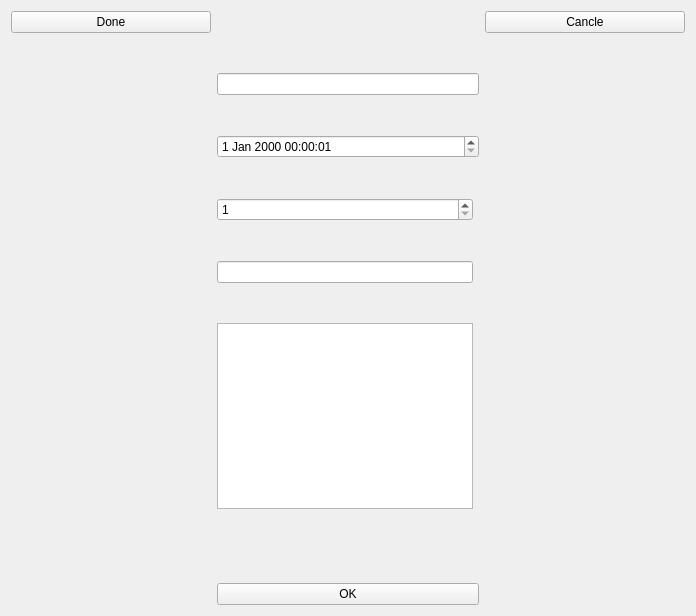
<?xml version="1.0" encoding="UTF-8"?>
<ui version="4.0">
 <class>Form</class>
 <widget class="QWidget" name="Form">
  <property name="geometry">
   <rect>
    <x>0</x>
    <y>0</y>
    <width>696</width>
    <height>616</height>
   </rect>
  </property>
  <property name="windowTitle">
   <string>Form</string>
  </property>
  <layout class="QVBoxLayout" name="verticalLayout">
   <item>
    <layout class="QGridLayout" name="gridLayout">
     <item row="0" column="3">
      <layout class="QHBoxLayout" name="horizontalLayout">
       <item>
        <widget class="QPushButton" name="cancelButton">
         <property name="text">
          <string>Cancle</string>
         </property>
        </widget>
       </item>
      </layout>
     </item>
     <item row="10" column="3">
      <spacer name="horizontalSpacer_3">
       <property name="orientation">
        <enum>Qt::Orientation::Horizontal</enum>
       </property>
       <property name="sizeHint" stdset="0">
        <size>
         <width>40</width>
         <height>20</height>
        </size>
       </property>
      </spacer>
     </item>
     <item row="7" column="1">
      <spacer name="verticalSpacer_3">
       <property name="orientation">
        <enum>Qt::Orientation::Vertical</enum>
       </property>
       <property name="sizeHint" stdset="0">
        <size>
         <width>20</width>
         <height>40</height>
        </size>
       </property>
      </spacer>
     </item>
     <item row="13" column="1" colspan="2">
      <widget class="QPushButton" name="okButton">
       <property name="text">
        <string>OK</string>
       </property>
      </widget>
     </item>
     <item row="2" column="1" colspan="2">
      <widget class="QLineEdit" name="titleLineEdit">
       <property name="accessibleName">
        <string comment="your Task Title" extracomment="your Task Title"/>
       </property>
      </widget>
     </item>
     <item row="10" column="0">
      <spacer name="horizontalSpacer_4">
       <property name="orientation">
        <enum>Qt::Orientation::Horizontal</enum>
       </property>
       <property name="sizeHint" stdset="0">
        <size>
         <width>40</width>
         <height>20</height>
        </size>
       </property>
      </spacer>
     </item>
     <item row="4" column="1" colspan="2">
      <widget class="QDateTimeEdit" name="deadlineDateEdit">
       <property name="dateTime">
        <datetime>
         <hour>0</hour>
         <minute>0</minute>
         <second>1</second>
         <year>2000</year>
         <month>1</month>
         <day>1</day>
        </datetime>
       </property>
      </widget>
     </item>
     <item row="13" column="0">
      <spacer name="horizontalSpacer_2">
       <property name="orientation">
        <enum>Qt::Orientation::Horizontal</enum>
       </property>
       <property name="sizeHint" stdset="0">
        <size>
         <width>40</width>
         <height>20</height>
        </size>
       </property>
      </spacer>
     </item>
     <item row="6" column="1">
      <widget class="QSpinBox" name="prioritySpinBox">
       <property name="minimum">
        <number>1</number>
       </property>
       <property name="maximum">
        <number>3</number>
       </property>
      </widget>
     </item>
     <item row="3" column="1">
      <spacer name="verticalSpacer_8">
       <property name="orientation">
        <enum>Qt::Orientation::Vertical</enum>
       </property>
       <property name="sizeHint" stdset="0">
        <size>
         <width>20</width>
         <height>40</height>
        </size>
       </property>
      </spacer>
     </item>
     <item row="8" column="1">
      <widget class="QLineEdit" name="tagLineEdit"/>
     </item>
     <item row="11" column="1">
      <spacer name="verticalSpacer_7">
       <property name="orientation">
        <enum>Qt::Orientation::Vertical</enum>
       </property>
       <property name="sizeHint" stdset="0">
        <size>
         <width>20</width>
         <height>40</height>
        </size>
       </property>
      </spacer>
     </item>
     <item row="0" column="1">
      <spacer name="horizontalSpacer">
       <property name="orientation">
        <enum>Qt::Orientation::Horizontal</enum>
       </property>
       <property name="sizeHint" stdset="0">
        <size>
         <width>40</width>
         <height>20</height>
        </size>
       </property>
      </spacer>
     </item>
     <item row="13" column="3">
      <spacer name="horizontalSpacer_5">
       <property name="orientation">
        <enum>Qt::Orientation::Horizontal</enum>
       </property>
       <property name="sizeHint" stdset="0">
        <size>
         <width>40</width>
         <height>20</height>
        </size>
       </property>
      </spacer>
     </item>
     <item row="1" column="1">
      <spacer name="verticalSpacer">
       <property name="orientation">
        <enum>Qt::Orientation::Vertical</enum>
       </property>
       <property name="sizeHint" stdset="0">
        <size>
         <width>20</width>
         <height>40</height>
        </size>
       </property>
      </spacer>
     </item>
     <item row="12" column="1">
      <spacer name="verticalSpacer_5">
       <property name="orientation">
        <enum>Qt::Orientation::Vertical</enum>
       </property>
       <property name="sizeHint" stdset="0">
        <size>
         <width>20</width>
         <height>40</height>
        </size>
       </property>
      </spacer>
     </item>
     <item row="5" column="1">
      <spacer name="verticalSpacer_2">
       <property name="orientation">
        <enum>Qt::Orientation::Vertical</enum>
       </property>
       <property name="sizeHint" stdset="0">
        <size>
         <width>20</width>
         <height>40</height>
        </size>
       </property>
      </spacer>
     </item>
     <item row="9" column="1">
      <spacer name="verticalSpacer_4">
       <property name="orientation">
        <enum>Qt::Orientation::Vertical</enum>
       </property>
       <property name="sizeHint" stdset="0">
        <size>
         <width>20</width>
         <height>40</height>
        </size>
       </property>
      </spacer>
     </item>
     <item row="10" column="1">
      <widget class="QTextEdit" name="notesTextEdit"/>
     </item>
     <item row="0" column="0">
      <widget class="QPushButton" name="MarkAsDoneButton">
       <property name="text">
        <string>Done</string>
       </property>
      </widget>
     </item>
    </layout>
   </item>
  </layout>
 </widget>
 <resources/>
 <connections/>
</ui>
